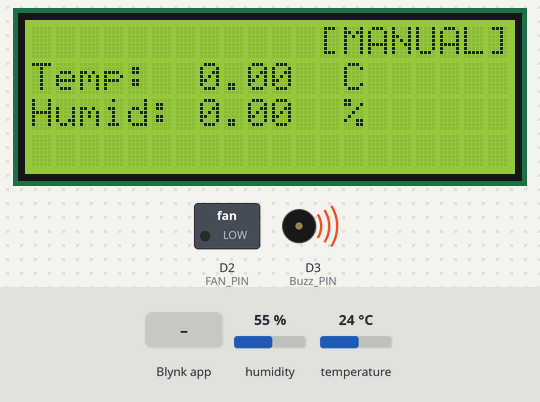
This sketch was run on a simulated ESP8266 (NodeMCU). Parts: 20×4 character LCD, switched loads named in the sketch (green lamp = pin HIGH), buzzer (waves = sounding, pin HIGH). Inputs (shaded band) come from the test bench; at power-on: temperature 24 °C, humidity 55 %. WiFi joins after 1.5 s; servers stay silent unless stated; what the sketch prints to the serial monitor is not drawn.

Above: at 3.5 s.
3.6 s: Blynk app writes 1 to V0
At 5.1 s:
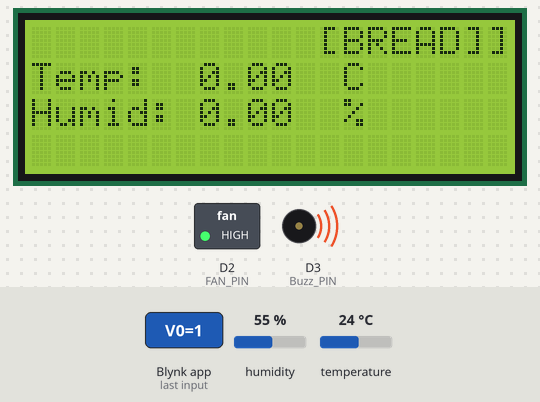
5.4 s: temperature set to 29.3 °C
At 12.3 s:
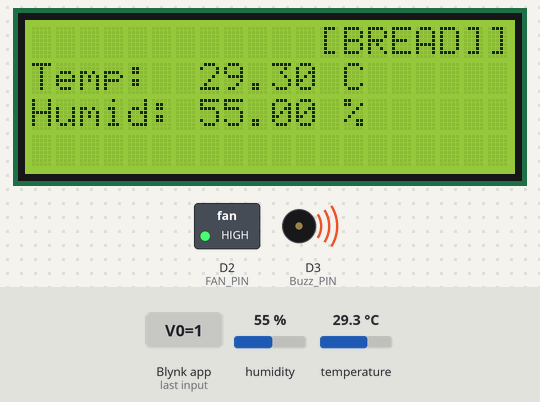
12.7 s: temperature set to 30.4 °C
At 17.7 s:
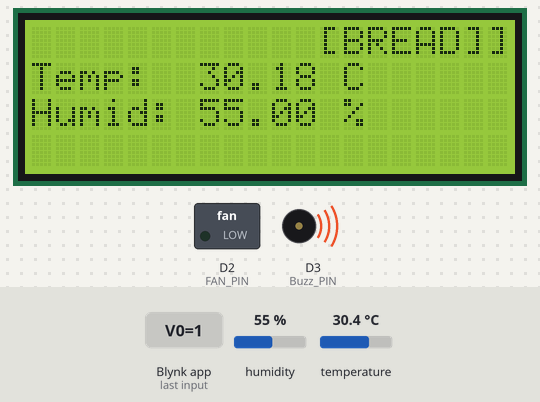
18.4 s: humidity set to 22 %
At 23.2 s:
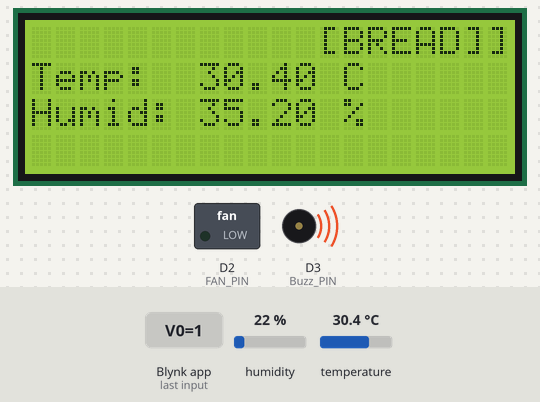
23.5 s: humidity set to 40 %
At 27.6 s:
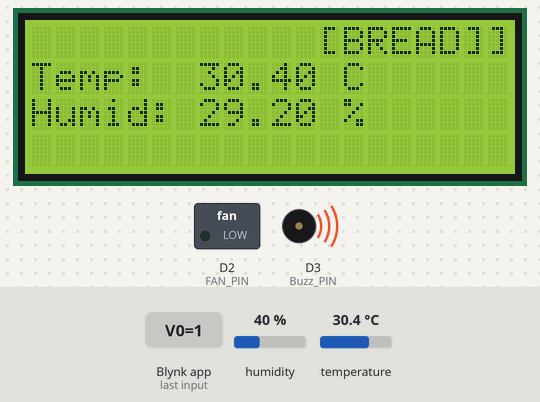
Timing chart, 0 to 29.1 s (numbered marks = the images above; inputs shaded):
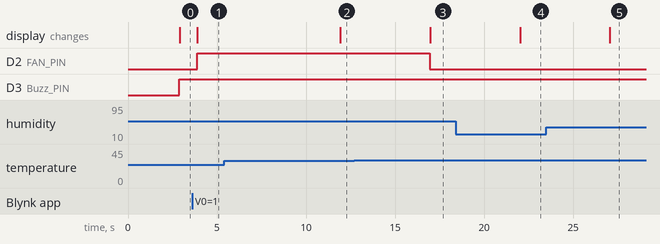

The sketch:

control_fan_ESP.ino
```cpp
#include <ESP8266WiFi.h>
#include <BlynkSimpleEsp8266.h>
#include "DHT.h"

#include <LiquidCrystal_I2C.h>
LiquidCrystal_I2C lcd(0x27,20,4);

#define DHTPIN D5     // Digital pin connected to the DHT sensor
#define DHTTYPE DHT22   // DHT 22  (AM2302), AM2321
#define FAN_PIN D2   // FAN RELAY
#define Buzz_PIN D3 // Buzz Relay
BlynkTimer timer;

char auth[] = "WFEg_fIV42IcCDZf-xWtydsZejKRNzzQ";
char ssid[] = "Henvisut2012";    //wifi name
char pass[] = "line6387";       //wifi password

int Val;
int i=0;
int pressAuto;
float avtemp =0;
float avhumi =0;
float sumH[20];
float sumT[20];
float limitHigh;
float limitLow;
float realT;
float realH;

// Initialize DHT sensor.
DHT dht(DHTPIN, DHTTYPE);

void processSensor(){
  for (i=0; i<=19; i++){
    delay(250);
    sumH[i] = dht.readHumidity();
    sumT[i] = dht.readTemperature();
    if (isnan(sumH[i]) || isnan(sumT[i])){
    sumH[i] = 0;
    sumT[i] = 0;
    }
    avtemp = avtemp + sumT[i];
    avhumi = avhumi + sumH[i];
  }

  realT = avtemp/20;
  realH = avhumi/20;

  Serial.print(F("Temperature: "));
  Serial.print(realT);
  Serial.print(F("°C "));
  Serial.println();
  Serial.print(F("Humidity: "));
  Serial.print(realH);
  Serial.print(F("%"));
  Serial.println();
  Serial.println("***********************");
  Serial.println();

//show Temp&HUmidity in Blynk app
  Blynk.virtualWrite(V6, realT);
  Blynk.virtualWrite(V5, realH);

//set average temp&humidity to zero
  avtemp = 0;
  avhumi = 0;
}

void condition(){// Compare Threshold value from Blynk and DHT Temperature value.
  if ((pressAuto == 1)||(pressAuto == 2)||(pressAuto == 3)){
    if (realT < limitHigh)
      {
      digitalWrite(FAN_PIN, HIGH); //turn off
      digitalWrite(Buzz_PIN, HIGH);
      Serial.print(F("auto1"));
      Serial.println();
      }
    else{
      digitalWrite(FAN_PIN, LOW);
      digitalWrite(Buzz_PIN, HIGH);//turn on
      Serial.print(F("auto2"));
      Serial.println();
      }
  }
  if (pressAuto == 0){
    if (realT > Val){
      digitalWrite(FAN_PIN, HIGH); //turn off
      digitalWrite(Buzz_PIN, HIGH);
      Serial.print(F("m1"));
      Serial.println();
     }
    else{
      digitalWrite(FAN_PIN, LOW);
      digitalWrite(Buzz_PIN, HIGH);//turn on
      Serial.print(F("m2"));
      Serial.println();
      }
  }
}

void updateLCD(){   //update data from sensor and show on LCD.
  lcd.setCursor(7,1);
  lcd.print(realT);
  lcd.setCursor(13,1);
  lcd.print("C");
  lcd.setCursor(7,2);
  lcd.print(realH);
  lcd.setCursor(13,2);
  lcd.print("%");

  if (pressAuto == 1){
    lcd.setCursor(12,0);
    lcd.print("[BREAD]");
  }
  if (pressAuto == 2){
    lcd.setCursor(12,0);
    lcd.print("[NATTO]");
  }
  if (pressAuto == 3){
    lcd.setCursor(12,0);
    lcd.print("[TEMPEH]");
  }
  if (pressAuto == 0){
    lcd.setCursor(12,0);
    lcd.print("[MANUAL]");
  }
}

BLYNK_WRITE(V0) { //Segment switch choose what to do
  switch (param.asInt())
  {
    case 1: { //Bread
        pressAuto = 1;
        limitHigh = 30;
        limitLow  = 25;
        Serial.print(F("High is:  "));
        Serial.print(limitHigh);
        Serial.println();
        Serial.print(F("Low is:  "));
        Serial.print(limitLow);
        Serial.println();
        break;
      }
    case 2: { //Natto
        pressAuto = 2;
        limitHigh = 30;
        limitLow  = 25;
        Serial.print(F("High is:  "));
        Serial.print(limitHigh);
        Serial.println();
        Serial.print(F("Low is:  "));
        Serial.print(limitLow);
        Serial.println();
        break;
      }
    case 3: { //Tempeh
        pressAuto = 3;
        limitHigh = 30;
        limitLow  = 25;
        Serial.print(F("High is:  "));
        Serial.print(limitHigh);
        Serial.println();
        Serial.print(F("Low is:  "));
        Serial.print(limitLow);
        Serial.println();
        break;
      }
    case 4: { //Manual
        pressAuto = 0;
        Serial.print(F("Manual: "));
        Serial.print(pressAuto);
        Serial.println();
        break;
      }
    }
}

BLYNK_WRITE(V3){
    Val = param.asInt(); // assigning incoming value from pin V3 to a variable

    Serial.print(" The Threshhold value is: ");
    Serial.println(Val);
    Serial.println();
}

BLYNK_CONNECTED(){
  Blynk.syncAll();
}

void setup() {
  Serial.begin(9600);
//setup lcd(Debug console)
  dht.begin();
  lcd.init();
  lcd.backlight();
  lcd.setCursor(0,1);
  lcd.print("Temp: ");
  lcd.setCursor(0,2);
  lcd.print("Humid: ");

//setup  pin degital output.
  pinMode(FAN_PIN, OUTPUT);
  pinMode(Buzz_PIN, OUTPUT);
  digitalWrite(FAN_PIN, LOW);
  digitalWrite(Buzz_PIN, LOW);
  Blynk.begin( auth, ssid , pass );
  timer.setInterval(5000L, processSensor);
  timer.setInterval(1000L, condition);
  timer.setInterval(1000L, updateLCD);
}

void loop() {
  Blynk.run();
  timer.run();
}
```

Measured:
- the behaviour switches between 29.9 and 30 °C on temperature (found by bisection; images 2 and 3)
- after the input at 3.6 s, D2 (FAN_PIN): LOW → HIGH after 0.28 s; the display: changes after 0.30 s (image 1)
- after the input at 5.4 s, the display: changes after 6.5 s (image 2)
- after the input at 12.7 s, D2 (FAN_PIN): HIGH → LOW after 4.2 s; the display: changes after 4.3 s (image 3)
- after the input at 18.4 s, the display: changes after 3.6 s (image 4)
- after the input at 23.5 s, the display: changes after 3.6 s (image 5)
